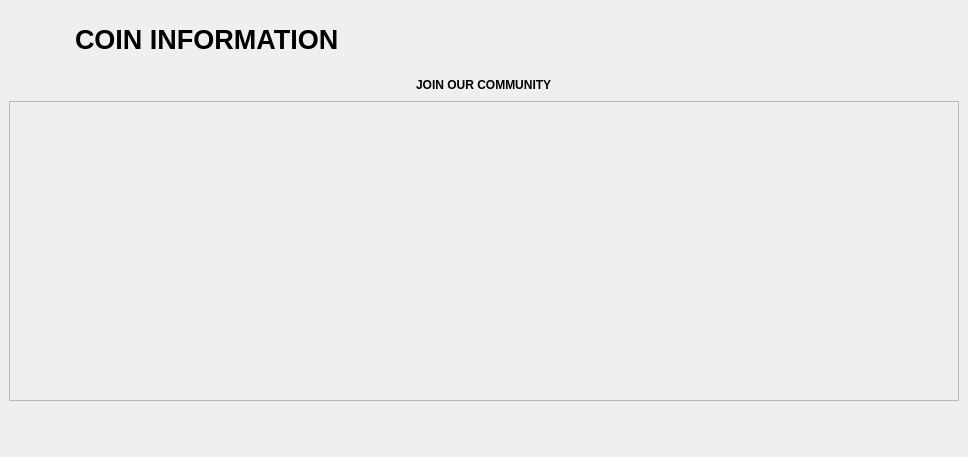
<?xml version="1.0" encoding="UTF-8"?>
<ui version="4.0">
 <class>GovernancePage</class>
 <widget class="QWidget" name="GovernancePage">
  <property name="geometry">
   <rect>
    <x>0</x>
    <y>0</y>
    <width>968</width>
    <height>457</height>
   </rect>
  </property>
  <property name="windowTitle">
   <string>Form</string>
  </property>
  <layout class="QVBoxLayout" name="topLayout" stretch="0,0,0,0">
   <property name="leftMargin">
    <number>9</number>
   </property>
   <property name="topMargin">
    <number>9</number>
   </property>
   <property name="rightMargin">
    <number>9</number>
   </property>
   <property name="bottomMargin">
    <number>9</number>
   </property>
   <item>
    <widget class="QFrame" name="frame_Header">
     <layout class="QVBoxLayout" name="verticalLayout_4">
      <property name="leftMargin">
       <number>0</number>
      </property>
      <property name="topMargin">
       <number>0</number>
      </property>
      <property name="rightMargin">
       <number>0</number>
      </property>
      <property name="bottomMargin">
       <number>0</number>
      </property>
      <item>
       <layout class="QHBoxLayout" name="horizontalLayout_Header" stretch="0,1,0">
        <item>
         <widget class="QLabel" name="labelOverviewHeaderRight">
          <property name="minimumSize">
           <size>
            <width>60</width>
            <height>60</height>
           </size>
          </property>
          <property name="maximumSize">
           <size>
            <width>60</width>
            <height>60</height>
           </size>
          </property>
          <property name="font">
           <font>
            <pointsize>14</pointsize>
           </font>
          </property>
          <property name="text">
           <string/>
          </property>
          <property name="alignment">
           <set>Qt::AlignRight|Qt::AlignTrailing|Qt::AlignVCenter</set>
          </property>
         </widget>
        </item>
        <item>
         <widget class="QLabel" name="labelOverviewHeaderLeft">
          <property name="minimumSize">
           <size>
            <width>464</width>
            <height>60</height>
           </size>
          </property>
          <property name="maximumSize">
           <size>
            <width>16777215</width>
            <height>60</height>
           </size>
          </property>
          <property name="font">
           <font>
            <pointsize>20</pointsize>
            <weight>75</weight>
            <bold>true</bold>
           </font>
          </property>
          <property name="text">
           <string>COIN INFORMATION</string>
          </property>
         </widget>
        </item>
        <item>
         <spacer name="horizontalSpacer">
          <property name="orientation">
           <enum>Qt::Horizontal</enum>
          </property>
          <property name="sizeHint" stdset="0">
           <size>
            <width>40</width>
            <height>20</height>
           </size>
          </property>
         </spacer>
        </item>
       </layout>
      </item>
     </layout>
    </widget>
   </item>
   <item>
    <layout class="QHBoxLayout" name="horizontalLayout">
     <item>
      <spacer name="horizontalSpacer_6">
       <property name="orientation">
        <enum>Qt::Horizontal</enum>
       </property>
       <property name="sizeHint" stdset="0">
        <size>
         <width>40</width>
         <height>20</height>
        </size>
       </property>
      </spacer>
     </item>
     <item>
      <widget class="QLabel" name="YtmL1">
       <property name="font">
        <font>
         <weight>75</weight>
         <bold>true</bold>
        </font>
       </property>
       <property name="text">
        <string>JOIN OUR COMMUNITY</string>
       </property>
      </widget>
     </item>
     <item>
      <spacer name="horizontalSpacer_3">
       <property name="orientation">
        <enum>Qt::Horizontal</enum>
       </property>
       <property name="sizeHint" stdset="0">
        <size>
         <width>40</width>
         <height>20</height>
        </size>
       </property>
      </spacer>
     </item>
    </layout>
   </item>
   <item>
    <layout class="QVBoxLayout" name="verticalLayout_Master" stretch="0">
     <property name="spacing">
      <number>0</number>
     </property>
     <item>
      <widget class="QFrame" name="frame_ytm_msg">
       <property name="enabled">
        <bool>true</bool>
       </property>
       <property name="minimumSize">
        <size>
         <width>600</width>
         <height>300</height>
        </size>
       </property>
       <property name="maximumSize">
        <size>
         <width>20000</width>
         <height>900</height>
        </size>
       </property>
       <property name="frameShape">
        <enum>QFrame::StyledPanel</enum>
       </property>
       <layout class="QGridLayout" name="gridLayout">
        <item row="3" column="2">
         <spacer name="horizontalSpacer_5">
          <property name="orientation">
           <enum>Qt::Horizontal</enum>
          </property>
          <property name="sizeHint" stdset="0">
           <size>
            <width>40</width>
            <height>20</height>
           </size>
          </property>
         </spacer>
        </item>
        <item row="3" column="4">
         <spacer name="horizontalSpacer_4">
          <property name="orientation">
           <enum>Qt::Horizontal</enum>
          </property>
          <property name="sizeHint" stdset="0">
           <size>
            <width>40</width>
            <height>20</height>
           </size>
          </property>
         </spacer>
        </item>
        <item row="3" column="0">
         <spacer name="horizontalSpacer_2">
          <property name="orientation">
           <enum>Qt::Horizontal</enum>
          </property>
          <property name="sizeHint" stdset="0">
           <size>
            <width>40</width>
            <height>20</height>
           </size>
          </property>
         </spacer>
        </item>
        <item row="3" column="3">
         <layout class="QVBoxLayout" name="verticalLayoutPromoRight"/>
        </item>
        <item row="3" column="1">
         <layout class="QVBoxLayout" name="verticalLayoutPromo"/>
        </item>
       </layout>
      </widget>
     </item>
    </layout>
   </item>
   <item>
    <spacer name="verticalSpacer_2">
     <property name="orientation">
      <enum>Qt::Vertical</enum>
     </property>
     <property name="sizeHint" stdset="0">
      <size>
       <width>20</width>
       <height>40</height>
      </size>
     </property>
    </spacer>
   </item>
  </layout>
 </widget>
 <resources/>
 <connections/>
</ui>
